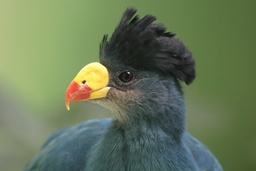
#> input picture tropical_bird.jpg, 256 x 171 px, shrunk from 2403 x 1606 before the run
$ python ditthering.py
#> lines starting #> are read from the running program, lines starting #| are printed output that depends on the picture
from PIL import Image

image = Image.open("tropical_bird.jpg")
#> image is the input picture: PIL image 256x171 RGB; mean R, G, B 104.4, 120.7, 89.1
width, height = image.size
#> width = 256; height = 171
pixels = image.load()


def find_closest_plattete_color(color):
    factor = 1
    return round((factor * color) // 255) * (255 // factor)


def dither_pixel(pixel_x, pixel_y, errors, fraction):
    r, g, b = pixels[pixel_x, pixel_y]
    error_r, error_g, error_b = errors
    r += round(error_r * fraction)
    g += round(error_g * fraction)
    b += round(error_b * fraction)
    return r, g, b


for row in range(height):
    for col in range(width):
        curr_r, curr_g, curr_b = pixels[col, row]
        new_r, new_g, new_b = (
            find_closest_plattete_color(curr_r),
            find_closest_plattete_color(curr_g),
            find_closest_plattete_color(curr_b),
        )
        errors = (curr_r - new_r, curr_g - new_g, curr_b - new_b)
        pixels[col, row] = (new_r, new_g, new_b)
        if col + 1 < width:
            pixels[col + 1, row] = dither_pixel(col + 1, row, errors, 7 / 16)

        if col + 1 < width and row + 1 < height:
            pixels[col + 1, row + 1] = dither_pixel(col + 1, row + 1, errors, 1 / 16)

        if row + 1 < height:
            pixels[col, row + 1] = dither_pixel(col, row + 1, errors, 5 / 16)

        if col - 1 > -1 and row + 1 < height:
            pixels[col - 1, row + 1] = dither_pixel(col - 1, row + 1, errors, 3 / 16)
#> this loop made 171 passes


image.save("result.jpg")
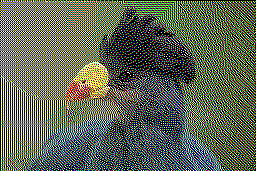
#> saved as result.jpg: PIL image 256x171 RGB; mean R, G, B 91.2, 101.5, 80
